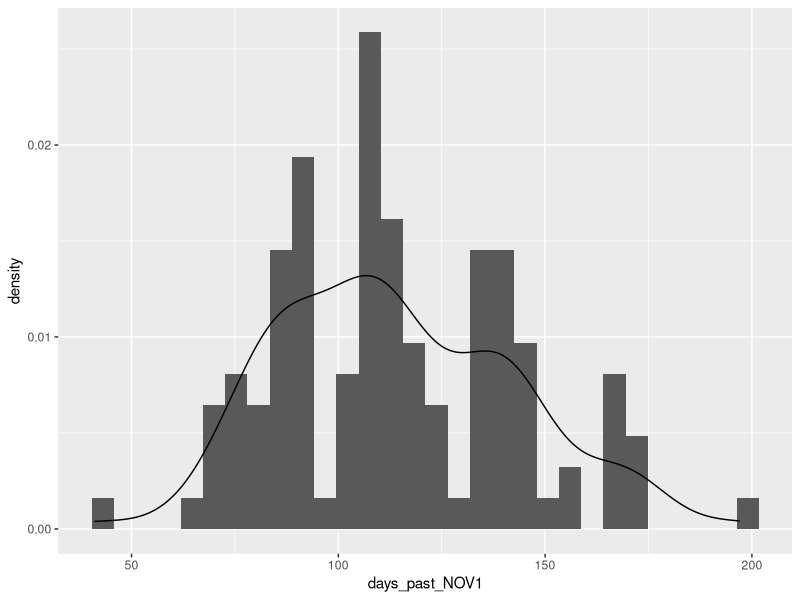

Source code (R): (Note: this script raises an error after producing the figure.)

# Morgan nesting data -----------------------------------------------------
library('tidyverse')
library('survival')
library("survminer")



# Ok, here's my wood stork initiation date work! It's notready for the repo quite yet. Colony 
# names are not standardized with our list, for exmaple and there should be consistency with 
# and across source columns! but I think in general dates are ready to go.
# WoodStork_dates: this is all the colony-level data I could glean. It includes flight date of 
# the observation, previous flight (when presumably no storks were nesting), the colony name, 
# the source of the info, the observation made (incubating, nest starts, paired) and any other 
# pieces of info useful for figuring out when in the month the first eggs were probably laid.
# stork_initiation_revised: I sourced what I could and fixed errors when I saw them. I changed 
# the date column to the date of observation (which is not the same as date of first lay). When 
# possible, I id'd to colony, but if a year had little information then I went with the existing 
# date score and just left source blank. Sometimes sources will say region, but not colony and 
# sometimes it's possible to rule out regions (no storks) to infer region. I stuck "other 
# similar timed colonies in a separate column. We need to figure out what to do about that. 
# My choice when there were several is arbitrary.
# Wood Stork Initiation Rules: this records the rules I eventually devised/inferred from 
# pouring over the records. What people were doing changed over time, so a lot of my 
# changes to the initiation date are small changes that just enforce standardization on 
# what is early, mid, or late month and how to translate between the observed nest state 
# and egg lay estimation.
# Someone needs to adopt these files and get them repo ready. I'd do it but I have already 
# pushed back some deadlines to finish this up! We can chat in Everglades about this if 
# people have questions (not this monday because there's a faculty meeting). Oh, and feel 
# free to change file names. I'm not wedded to these.




# Wood Stork Nest Initiation "Rules"
# Time Period Definitions
# early: 1-9
# mid: 10th-20nd (15th +/- 5 days)
# late: 21st-end
# If flight observation is:
#   paired or nest starts, assume incubation occurred shortly thereafter. Therefore use date 
# to set early, mid, late. If date on edge time periods, then push to next time period.
# incubating, but only a few seen, then assume these are your first egg lays and was recent. 
# Choose flight date to set time period
# incubating but many are incubating, then assume observation is occurring after first egg lay. 
# remove two weeks from date and set time period
# incubating but no info, then flight date sets time period
# young/small chicks, then remove 1 month from observation date and set time period
# young storks moving on/off nests, then remove 90 days
# unknown state - if only know nests seen and not other info, then choose midpoint between 
# flights. If no earlier flight conducted, then date sets time period unless on border between 
# time periods, then push to earlier time period.
# If the person who saw the nest disagrees with the assessment, then we can change time period. 
# We just need to document in notes why they thought it was mid/early/late instead of what our 
# rule set would suggest.




wost_initiate_df2 <- readxl::read_excel('Nesting/WoodStork_dates.xlsx')%>% 
  as_tibble() 
# check with glenda about the colony names 

col_name <- read.csv('SiteandMethods/colonies.csv')




#make colony column key to colonies.csv for EvergladesWadingBirds
wost_initiate_df2 <-  wost_initiate_df2 |> 
  mutate(colony = str_replace_all(Colony_sheet, "Tamiami West",'tamiami_west') , 
         colony = str_replace_all(colony, "Paurotis Pond",'paurotis_pond') , 
         colony = str_replace_all(colony, "Rogers River Bay",'rodgers_river_bay') , 
         colony = str_replace_all(colony, "Crossover",'crossover') , 
         colony = str_replace_all(colony, "2B stork",'melaleuca_2b') , 
         colony = str_replace_all(colony, "Jetport new",'jetport_new'), 
         colony = str_replace_all(colony, "1083",'1083') , 
         colony = str_replace_all(colony, "Corkscrew Swamp",'corkscrew') , 
         colony = str_replace_all(colony, "2004 new colony3",'lox111'), 
         colony = str_replace_all(colony, "2004 new colony8",'otter_creek'), 
         colony = str_replace_all(colony, "Cuthbert",'cuthbert_lake'), 
         colony = str_replace_all(colony, "3B Mud East",'mud_east'), 
         colony = str_replace_all(colony, "Jetport",'jetport'), 
         colony = str_replace_all(colony, "Lox New Colony 4",'lox_nc4'), #either "New Col4" (?) or more recently lox_nc4 - 2009-03-21 put down lucky13
         colony = str_replace_all(colony, "Tamiami East 2",'tamiami_east'), 
         colony = str_replace_all(colony, "Grossman Ridge West",'grossman_ridge_west'), 
         colony = str_replace_all(colony, "Jetport South",'jetport_south'), 
         colony = str_replace_all(colony, "Kinich",'kinich'), 
         colony = str_replace_all(colony, "Cabbage Bay",'cabbage_bay'), 
         colony = str_replace_all(colony, "Lostmans Creek",'lostmans_creek'), 
         colony = str_replace_all(colony, "Broad River",'broad_river'), 
         colony = str_replace_all(colony, "Cypress City",'cypress_city'), 
         colony = str_replace_all(colony, "Colony 013",'lucky13'),             #either 13 (?) or lucky13 put down lucky13
         colony = str_replace_all(colony, "Jetport New",'jetport_new'), 
         colony = str_replace_all(colony, "Lox11",'lox11'), 
         colony = str_replace_all(colony, "Hidden",'hidden'), 
         colony = str_replace_all(colony, "Clyde Butcher",'clyde_butcher'), 
         .before = source      
  ) |> 
   mutate(part_of_project = if_else(colony == 'corkscrew' | colony == 'clyde_butcher', 
                                    'n', 'y')) 
# Michael:    
# 2b stork -> melaleuca_2b
# 2004 new colony8 -> otter creek
# Lox new colony4 -> either New Col4 or more recently Lox_nc4
# Colony 013 -> either 13 or lucky13
# *note: I couldn't find the source of 'Colony 013' so went through the data of 2017 and 2018 and found a colony '13' with WOST so I'm assuming they are all one and the same

wost_initiate_df2[str_detect(wost_initiate_df2$colony, "9999"),] |> pull(Colony_sheet)
  # write.csv('output/WoodStork_dates_colony_names_missing.csv')



#   wost_initiate_df2$Flight_first_nest_obs
# 
# 
# write.csv(wost_initiate_df2, 'output/WoodStork_dates_colony_names.csv')
# 
# 
# depth_inland <- read.csv('data/inlandenp_depth_data.csv',
#                          header = TRUE) %>% 
#   as_tibble() %>% 
#   mutate(time = as.Date(time),
#          month = month(time))



#grab max colony to know few / some nesting numbers 

# 
# 
# function(Flight_first_nest_obs, previous_flight, stage){
#   
#   if (stage == 'unkown'){
#     if (is.na(previous_flight)) {
#       Nest_I <- Flight_first_nest_obs
#     }
#     else {
#       Nest_I <-  mean(Flight_first_nest_obs, previous_flight, na.rm = TRUE)
#     }
#   }
#   
#   if(str_detect(stage, 'paired') | 
#      str_detect(stage, 'starts') ){
#     Nest_I <- Flight_first_nest_obs
#   }
#   
#   if (stage == 'incubating'){
#     if (is.na(notes)){
#       Nest_I <- Flight_first_nest_obs
#     }
#     else (str_detect(notes,'few')){
#       Nest_I <- Flight_first_nest_obs
#     }
#     else () { #something here on high amount of nests seen 
#       
#     } 
#   }
# }
# 



# days past Nov1 ----------------------------------------------------------

nest <- wost_initiate_df2 %>% 
  select(-notes) %>% 
  #days from Nov 1
  mutate(Flight_first_nest_obs = as.Date(Flight_first_nest_obs), #fligth_first... will be renamed to initaition_date
         test = if_else(month(Flight_first_nest_obs)<6, 
                        year(Flight_first_nest_obs)-1, 
                        year(Flight_first_nest_obs)),
         Nov1 = as.Date(paste(test, "11-1", sep = '-')), 
         days_past_NOV1 = as.numeric(Flight_first_nest_obs - Nov1), 
         status = 1, 
         month = factor(month(Flight_first_nest_obs)),
         time = Flight_first_nest_obs) %>% 
  select(-c(test, Nov1))

as.Date('2025-11-01') + max(nest$days_past_NOV1)

ggplot(data = nest,aes(days_past_NOV1))+
  geom_histogram(aes(y=..density..))+
  geom_density()






wost<- depth_inland %>% 
  left_join(nest, 
            join_by(time)) %>% 
  mutate(months = month(time), 
         weeks = week(time),
         day = day(time),
         event = as.Date(paste(year-1,'11','1', sep ='-'))) %>% 
  group_by(year, Colony_sheet) %>% 
  mutate(days_pastNOV1 = time - event,
         days_pastNOV1 = if_else(days_pastNOV1 < 0, NA, days_pastNOV1),       #0days before nov1
         days_pastNOV1 = if_else(days_pastNOV1 > 200, NA, days_pastNOV1),     #183 days (6month) after nov1
         days_pastNOV1 = as.numeric(days_pastNOV1)+1) %>% 
  replace_na(list(status = 0))



wost_df <- wost %>% 
  group_by(year(time), Colony_sheet) %>% 
  mutate(week = week(time),
         mean_depth = mean(avg_depth),
         max_depth = max(avg_depth), 
         min_depth = min(avg_depth)) %>% 
  ungroup() %>% 
  mutate( drawd_1 = lag(avg_depth, 1) - avg_depth,
          drawd_2 = lag(avg_depth, 2) - avg_depth,
          drawd_3 = lag(avg_depth, 3) - avg_depth,
          drawd_4 = lag(avg_depth, 4) - avg_depth,
          drawd_7 = lag(avg_depth, 7) - avg_depth,
          drawd_14 = lag(avg_depth, 14) - avg_depth,
          wet_season = lag(avg_depth, 180),
          two_month = lag(avg_depth, 60))  












